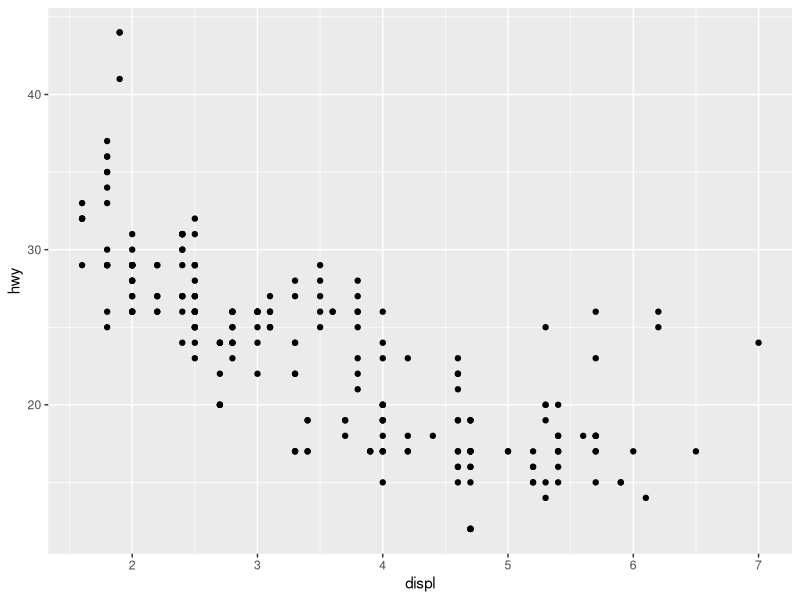
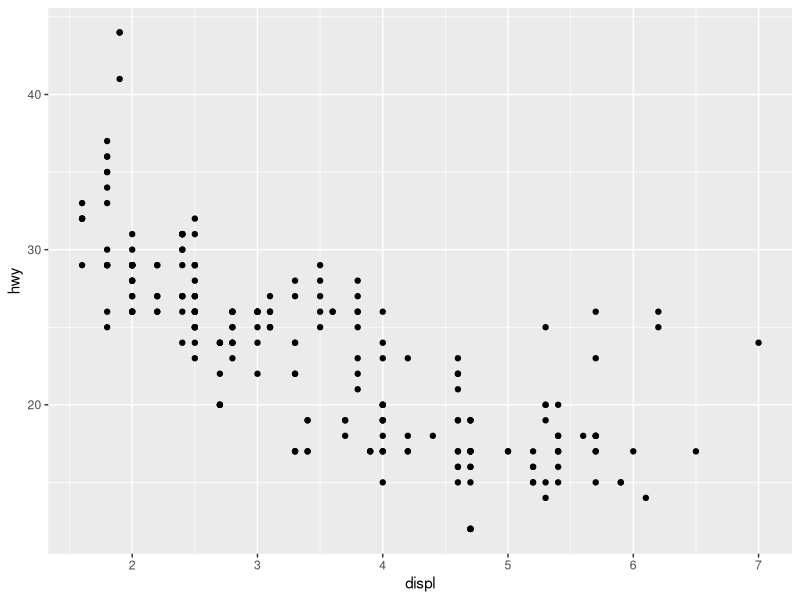
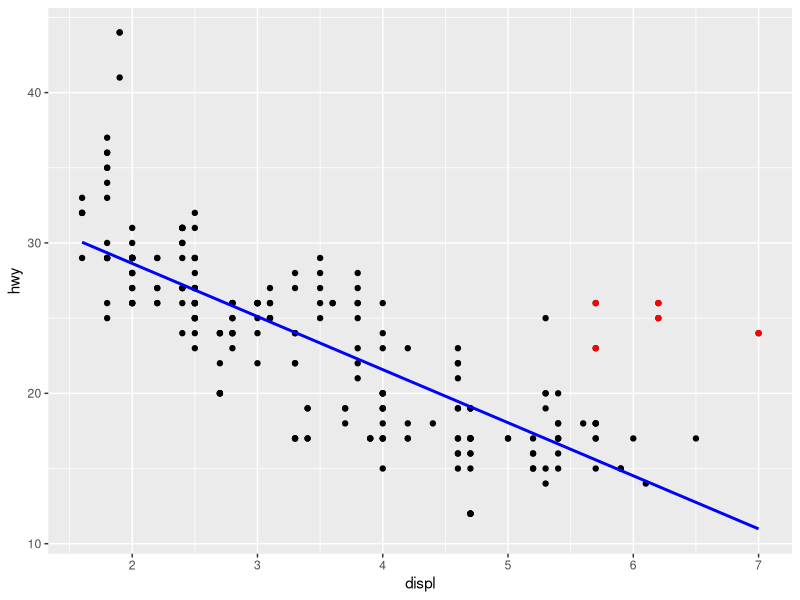
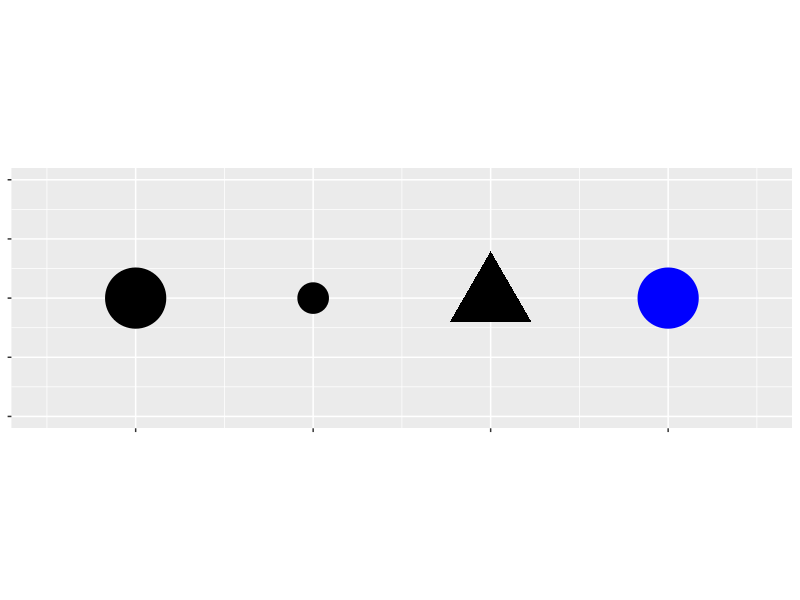
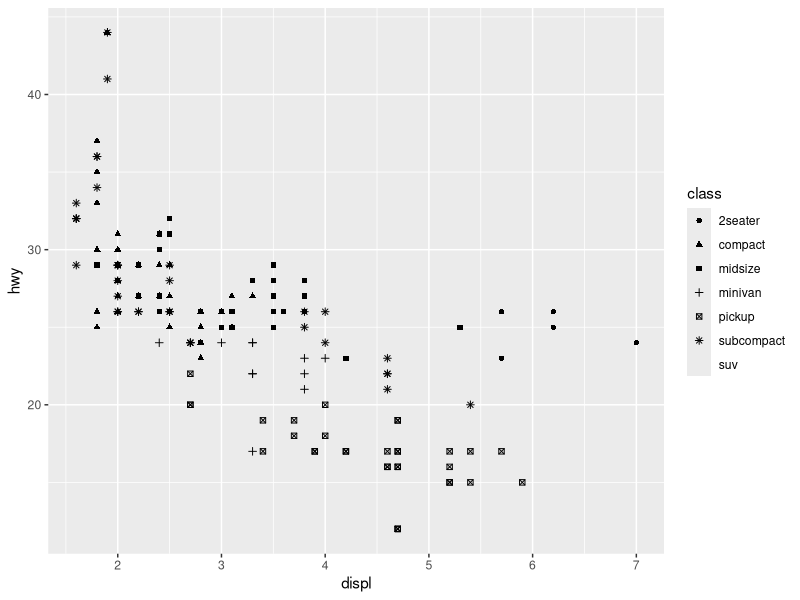
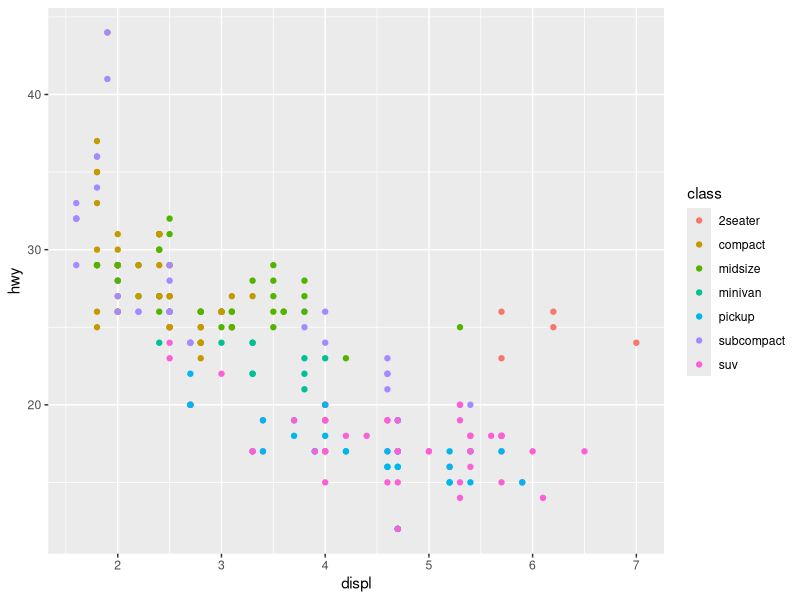
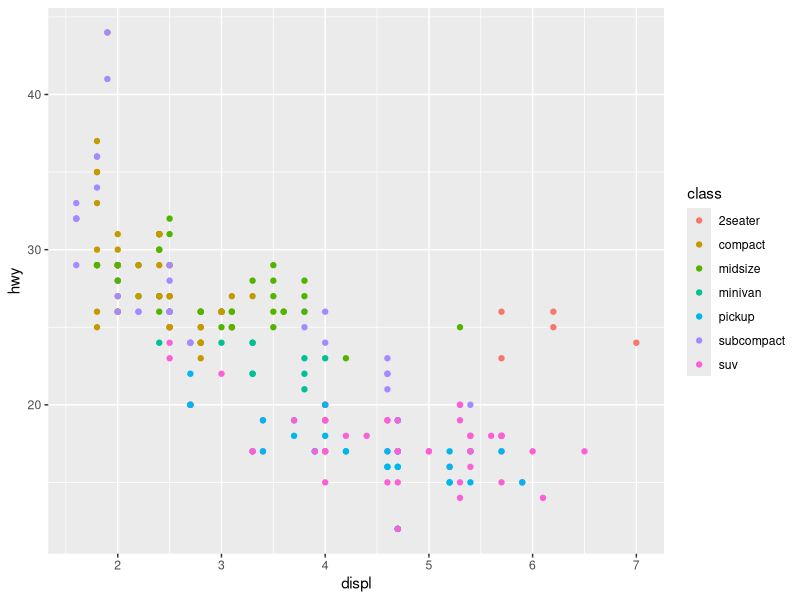
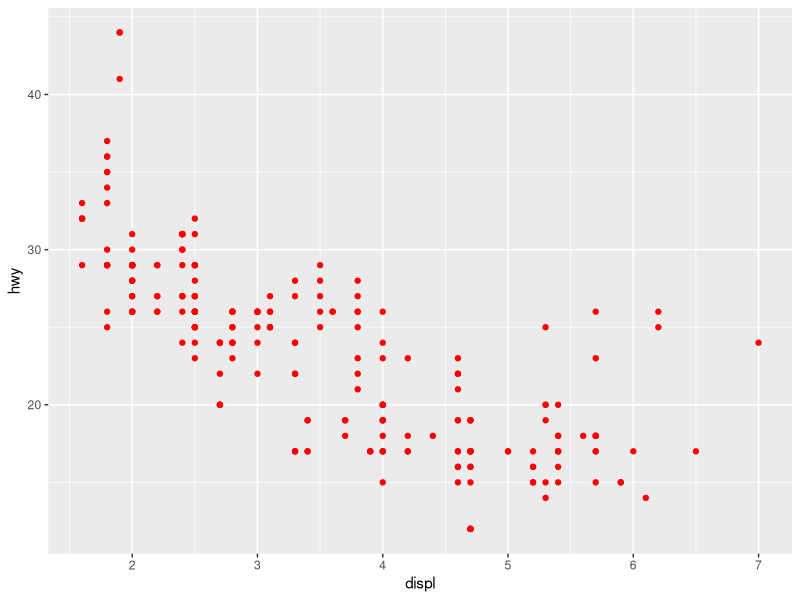

The R script that drew these images, in order: (Note: this script raises an error after producing the figures.)
## ---- chunk 1
knitr::opts_chunk$set(collapse = TRUE, comment = '#>', fig.retina = 2, fig.align = 'center')
## ---- chunk 2
library(tidyverse)
library(purrr)
library(lubridate)
## ---- chunk 3
ggplot(data = mpg) + 
  geom_point(mapping = aes(x = displ, y = hwy))
## ---- chunk 4
ggplot(data = mpg, mapping = aes(x = displ, y = hwy)) + 
  geom_point()
ggplot(data = mpg, mapping = aes(x = displ, y = hwy)) + 
  geom_point() +
  geom_point(data = filter(mpg, class == '2seater'), color = 'red') +
  geom_smooth(method = 'lm', se = F, color = 'blue')
## ---- chunk 5
ggplot() +
  geom_point(aes(1, 1), size = 20) +
  geom_point(aes(2, 1), size = 10) + 
  geom_point(aes(3, 1), size = 20, shape = 17) + 
  geom_point(aes(4, 1), size = 20, colour = "blue") + 
  scale_x_continuous(NULL, limits = c(0.5, 4.5), labels = NULL) + 
  scale_y_continuous(NULL, limits = c(0.9, 1.1), labels = NULL) + 
  theme(aspect.ratio = 1/3)
## ---- chunk 6
# Left
ggplot(data = mpg) + 
  geom_point(mapping = aes(x = displ, y = hwy, shape = class))

# Right
ggplot(data = mpg) + 
  geom_point(mapping = aes(x = displ, y = hwy, color = class))
## ---- chunk 7
# Left
ggplot(data = mpg) + 
  geom_point(mapping = aes(x = displ, y = hwy, color = class))

# Right
ggplot(data = mpg) + 
  geom_point(mapping = aes(x = displ, y = hwy), color = 'red')
## ---- chunk 8
ggplot(data = mpg) + 
  geom_point(mapping = aes(x = displ, y = hwy)) + 
  facet_wrap(~ class, nrow = 2)
## ---- chunk 9
ggplot(data = mpg) + 
  geom_point(mapping = aes(x = displ, y = hwy)) + 
  facet_grid(drv ~ cyl)
## ---- chunk 10
ggplot(data = mpg) + 
  geom_point(mapping = aes(x = displ, y = hwy))

ggplot(data = mpg) + 
  geom_smooth(mapping = aes(x = displ, y = hwy))
## ---- chunk 11
apropos('^geom_')
## ---- chunk 12
ggplot(data = mpg) +
  geom_smooth(mapping = aes(x = displ, y = hwy, group = drv))
## ---- chunk 13
ggplot(data = mpg) + 
  geom_point(mapping = aes(x = displ, y = hwy)) +
  geom_smooth(mapping = aes(x = displ, y = hwy))
## ---- chunk 14
ggplot(data = mpg, mapping = aes(x = displ, y = hwy)) + 
  geom_point(aes(color = class)) +
  geom_smooth()
## ---- chunk 15
ggplot(data = mpg, mapping = aes(x = displ, y = hwy)) + 
  geom_point(mapping = aes(color = class)) + 
  geom_smooth(data = filter(mpg, class == "subcompact"), se = FALSE)
## ---- chunk 16
ggplot(data = diamonds) + 
  geom_bar(mapping = aes(x = cut))
## ---- chunk 17
  knitr::include_graphics('./Figures/visualization-stat-bar.png')
## ---- chunk 18
ggplot(data = diamonds) + 
  stat_count(mapping = aes(x = cut))
## ---- chunk 19
demo <- tribble(
  ~cut,         ~freq,
  "Fair",       1610,
  "Good",       4906,
  "Very Good",  12082,
  "Premium",    13791,
  "Ideal",      21551
)
demo
ggplot(data = demo) + 
  geom_bar(mapping = aes(x = cut)) +
  ggtitle('stat_count')
ggplot(data = demo) + 
  geom_bar(mapping = aes(x = cut, y = freq), stat = 'identity') +
  ggtitle('stat_identity')
## ---- chunk 20
ggplot(data = diamonds) + 
  geom_bar(mapping = aes(x = cut, y = ..prop.., group = 1))
## ---- chunk 21
apropos('^stat_')
## ---- chunk 22
ggplot(data = diamonds) + 
  stat_summary(
    mapping = aes(x = cut, y = depth),
    fun.ymin = min,
    fun.ymax = max,
    fun.y = median
  )
## ---- chunk 23
ggplot(data = diamonds) +
  geom_bar(mapping = aes(x = cut, fill = clarity), position = 'stack')
## ---- chunk 24
ggplot(data = diamonds) +
  geom_bar(mapping = aes(x = cut, fill = clarity), position = 'fill') +
  ggtitle('fill')
ggplot(data = diamonds) +
  geom_bar(mapping = aes(x = cut, fill = clarity), position = 'dodge') +
  ggtitle('dodge')
## ---- chunk 25
ggplot(data = diamonds) +
  geom_bar(mapping = aes(x = cut, fill = clarity), position = 'dodge2') +
  ggtitle('dodge2')
ggplot(data = diamonds) +
  geom_bar(mapping = aes(x = cut, fill = clarity), position = 'identity') +
  ggtitle('identity')
## ---- chunk 26
ggplot(data = mpg) + 
  geom_point(mapping = aes(x = displ, y = hwy))
## ---- chunk 27
ggplot(data = mpg) + 
  geom_point(mapping = aes(x = displ, y = hwy), position = 'jitter')
## ---- chunk 28
apropos('^position_')
## ---- chunk 29
apropos('^coord_')
## ---- chunk 30
ggplot(data = mpg, mapping = aes(x = class, y = hwy)) + 
  geom_boxplot() + 
  labs(title = 'without flip')
  
ggplot(data = mpg, mapping = aes(x = class, y = hwy)) + 
  geom_boxplot() +
  coord_flip() +
  labs(title = 'with flip')
## ---- chunk 31
nz <- map_data("nz")

ggplot(nz, aes(long, lat, group = group)) +
  geom_polygon(fill = "white", colour = "black") +
  labs(title = 'with quickmap')

ggplot(nz, aes(long, lat, group = group)) +
  geom_polygon(fill = "white", colour = "black") +
  coord_quickmap() +
  labs(title = 'without quickmap')
## ---- chunk 32
bar <- ggplot(data = diamonds) + 
  geom_bar(
    mapping = aes(x = cut, fill = cut), 
    show.legend = FALSE,
    width = 1
  ) + 
  theme(aspect.ratio = 1) +
  labs(x = NULL, y = NULL)

bar + coord_flip() + labs(title = 'coord_flip')
bar + coord_polar() + labs(title = 'coord_polar')
## ---- chunk 33
apropos('^scale_')[1:50]
## ---- chunk 34
knitr::include_graphics('Figures/ggplot2_guides.png')
## ---- chunk 35
base <- ggplot(mpg, aes(displ, hwy, colour = drv)) +
  geom_point(size = 4, alpha = .2, stroke = 0)

base + guides(colour = guide_legend())
base + guides(colour = guide_legend(override.aes = list(alpha = 1)))
## ---- chunk 36
args(ggplot2::theme)
## ---- chunk 37
knitr::include_graphics('./Figures/few-1.png')
knitr::include_graphics('./Figures/calc-1.png')
knitr::include_graphics('./Figures/economist-1.png')
knitr::include_graphics('./Figures/excel1-1.png')
knitr::include_graphics('./Figures/excel2-1.png')
knitr::include_graphics('./Figures/fivethirtyeight-1.png')
knitr::include_graphics('./Figures/gdocs-1.png')
knitr::include_graphics('./Figures/solarized-alt-1.png')
knitr::include_graphics('./Figures/pander-scatterplot-1.png')
knitr::include_graphics('./Figures/paultol-barplot-1.png')
knitr::include_graphics('./Figures/tableau-colorbind10-1.png')
knitr::include_graphics('./Figures/stata-1.png')
## ---- chunk 38
ggplot(mpg, aes(x = displ, y = hwy))
ggplot(mpg, aes(x = displ, y = hwy)) + 
  geom_point(shape = 1) + 
  ggthemes::theme_map()
ggplot(mpg, aes(x = displ, y = hwy)) + 
  geom_point(aes(color = class)) + 
  ggthemes::theme_map() +
  scale_color_discrete(guide = F)
ggplot(mpg, aes(x = displ, y = hwy)) + 
  geom_smooth(se = F) + 
  ggthemes::theme_map()
ggplot(mpg, aes(x = displ, y = hwy)) +
  geom_point(aes(color = class)) +
  geom_smooth(se = F)
## ---- chunk 39
knitr::include_graphics('./Figures/patchwork.png')
## ---- chunk 40
library(ggplot2)
library(patchwork)

p1 <- ggplot(mtcars) + geom_point(aes(mpg, disp))
p2 <- ggplot(mtcars) + geom_boxplot(aes(gear, disp, group = gear))

p1 + p2
## ---- chunk 41
p3 <- ggplot(mtcars) + geom_smooth(aes(disp, qsec))
p4 <- ggplot(mtcars) + geom_bar(aes(carb))

(p1 | p2 | p3) /
      p4
## ---- chunk 42
patchwork <- (p1 + p2) / p3
patchwork + plot_annotation(
  title = 'The surprising truth about mtcars',
  subtitle = 'These 3 plots will reveal yet-untold secrets about our beloved data-set',
  caption = 'Disclaimer: None of these plots are insightful'
)
## ---- chunk 43
patchwork + plot_annotation(tag_levels = 'A')
## ---- chunk 44
patchwork & theme_bw()
## ---- chunk 45
library(ggplot2)
p1 <- ggplot(mtcars) + 
  geom_point(aes(mpg, disp)) + 
  ggtitle('Plot 1')

p2 <- ggplot(mtcars) + 
  geom_boxplot(aes(gear, disp, group = gear)) + 
  ggtitle('Plot 2')

p3 <- ggplot(mtcars) + 
  geom_point(aes(hp, wt, colour = mpg)) + 
  ggtitle('Plot 3')

p4 <- ggplot(mtcars) + 
  geom_bar(aes(gear)) + 
  facet_wrap(~cyl) + 
  ggtitle('Plot 4')
## ---- chunk 46
p1 + plot_spacer() + p2 + plot_spacer() + p3 + plot_spacer()
## ---- chunk 47
p1 + p2 + p3 + p4 + 
  plot_layout(widths = c(2, 1))
## ---- chunk 48
p1 + p2 + p3 + p4 +
  plot_layout(guides = 'collect')
## ---- chunk 49
p1 + p2 + p3 + guide_area() + 
  plot_layout(guides = 'collect')
